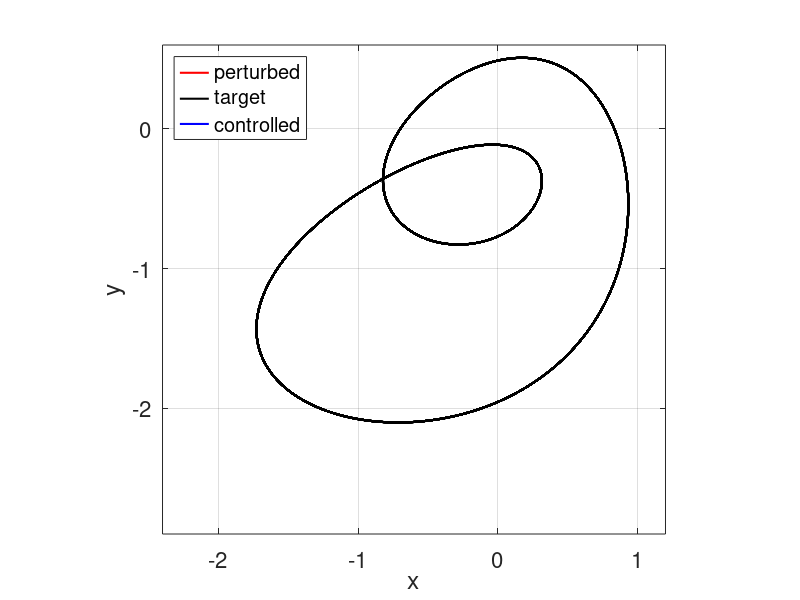

Here is the MATLAB script that generated this plot:
%% Parameters

% Model
a_training = 0.340;
%a_pert = 0.360;
%a_pert = 0.385;
%a_pert = 0.401;
a_pert = 0.4022;
%a_pert = 0.405;
%a_pert = 0.420;
%%a_pert = 0.480;

% Time vector
T0 = 1000;
T = 500;
dt = 0.02;                  
t = 0 : dt : T;
nt = numel(t);

tau = 1;
alpha = 10;

% Noise for training
epsilon = 0*1e-5;
noise_x = randn(1,nt);
noise_y = randn(1,nt);
noise_z = randn(1,nt);

% training forcing functions
Ax = 0.1;
Ay = 0.1;
Az = 0.1;
f_x_training = Ax*cos((0.1+0.1*rand())*t);
f_y_training = Ay*sin((0.1+0.1*rand())*t);
f_z_training = Az*cos((0.1+0.1*rand())*t);

% Vector Field
Vx = @(xf,yf,zf,af) yf + zf;
Vy = @(xf,yf,zf,af) -xf + af*yf;
Vz = @(xf,yf,zf,af) xf.^2 - zf;

%% Transient

% Initial condition
x0 = 1.0*rand() - 0.5;
y0 = 1.0*rand() - 0.5;
z0 = 1.0*rand() - 0.5;

nt0 = T0/dt;

for i = 1 : nt0
    fx = Vx(x0,y0,z0,a_training);
    fy = Vy(x0,y0,z0,a_training);
    fz = Vz(x0,y0,z0,a_training);

    xp = x0 + dt*fx;
    yp = y0 + dt*fy;
    zp = z0 + dt*fz;

    gx = Vx(xp,yp,zp,a_training);
    gy = Vy(xp,yp,zp,a_training);
    gz = Vz(xp,yp,zp,a_training);

    x0 = x0 + (dt/2)*(fx + gx);
    y0 = y0 + (dt/2)*(fy + gy);
    z0 = z0 + (dt/2)*(fz + gz);
end

%% Initialize solution vector

x_target = zeros(1, nt);
y_target = zeros(1, nt);
z_target = zeros(1, nt);

x_training = zeros(1, nt);
y_training = zeros(1, nt);
z_training = zeros(1, nt);

x_unknown = zeros(1, nt);
y_unknown = zeros(1, nt);
z_unknown = zeros(1, nt);

x_control = zeros(1, nt);
y_control = zeros(1, nt);
z_control = zeros(1, nt);

%% Target Dynamics

x_target(1) = x0;
y_target(1) = y0;
z_target(1) = z0;

for i = 1:nt-1
    fx = Vx(x_target(i),y_target(i),z_target(i),a_training);
    fy = Vy(x_target(i),y_target(i),z_target(i),a_training);
    fz = Vz(x_target(i),y_target(i),z_target(i),a_training);

    xp = x_target(i) + dt*fx;
    yp = y_target(i) + dt*fy;
    zp = z_target(i) + dt*fz;

    gx = Vx(xp,yp,zp,a_training);
    gy = Vy(xp,yp,zp,a_training);
    gz = Vz(xp,yp,zp,a_training);

    x_target(i+1) = x_target(i) + (dt/2)*(fx + gx);
    y_target(i+1) = y_target(i) + (dt/2)*(fy + gy);
    z_target(i+1) = z_target(i) + (dt/2)*(fz + gz);
end

%% Reservoir Computing Parameters

% Size of the Reservoir
N = 200;

% Dimension of input
D = 3; % (Just I(t), so D = 1)

% Mean degree of the reservoir
km = 6;

% Spectral radius of the reservoir
a_param = 0.95;

% Input parameter
b = 0.01;

% Ridge Regression Parameter
lambda = 1e-8;

% Generate random matrices Adjacency matrix for Reservoir
A = zeros(N, N);
M = N * km;
for i = 1:M
    row = randi(N);
    col = randi(N);
    while A(row, col) == 1 || row == col
        row = randi(N);
        col = randi(N);
    end
    A(row,col) = 2*rand() - 1;
end
A = A/abs(eigs(A,1));

% Input matrix
B = 2 * rand(N,D) - 1;

%% Reservoir states

r_training = zeros(N,nt);
r_training(:,1) = 2.0*rand(N,1)-1;
r_unknown = zeros(N,nt);
r_control = zeros(N,nt);

%% Train Reservoir

x_training(1) = x_target(end);
y_training(1) = y_target(end);
z_training(1) = z_target(end);

for i = 1:nt-1
    fx = Vx(x_training(i),y_training(i),z_training(i),a_training) + f_x_training(i);
    fy = Vy(x_training(i),y_training(i),z_training(i),a_training) + f_y_training(i);
    fz = Vz(x_training(i),y_training(i),z_training(i),a_training) + f_z_training(i);

    xp = x_training(i) + dt*fx;
    yp = y_training(i) + dt*fy;
    zp = z_training(i) + dt*fz;

    gx = Vx(xp,yp,zp,a_training) + f_x_training(i+1);
    gy = Vy(xp,yp,zp,a_training) + f_y_training(i+1);
    gz = Vz(xp,yp,zp,a_training) + f_z_training(i+1);

    x_training(i+1) = x_training(i) + (dt/2)*(fx + gx);
    y_training(i+1) = y_training(i) + (dt/2)*(fy + gy);
    z_training(i+1) = z_training(i) + (dt/2)*(fz + gz);

    % Step reservoir
    r_training(:,i+1) = tanh(a_param*A*r_training(:,i) + b*B*[x_training(i);y_training(i);z_training(i)] + 1);
end

%% Find output with redge regression

Wout = [f_x_training;f_y_training;f_z_training]*(r_training')*inv(r_training*(r_training') + lambda*eye(N,N));
Forcing_training_recovered = Wout*r_training;

f_x_training_recovered = Forcing_training_recovered(1,:);
f_y_training_recovered = Forcing_training_recovered(2,:);
f_z_training_recovered = Forcing_training_recovered(3,:);

%% Another Transient

x0 = x_training(end);
y0 = y_training(end);
z0 = z_training(end);

rp = r_training(:,end);

nt0 = T0/dt;

for i = 1 : nt0
    fx = Vx(x0,y0,z0,a_pert);
    fy = Vy(x0,y0,z0,a_pert);
    fz = Vz(x0,y0,z0,a_pert);

    xp = x0 + dt*fx;
    yp = y0 + dt*fy;
    zp = z0 + dt*fz;

    gx = Vx(xp,yp,zp,a_pert);
    gy = Vy(xp,yp,zp,a_pert);
    gz = Vz(xp,yp,zp,a_pert);

    rp = tanh(a_param*A*rp + b*B*[x0;y0;z0] + 1);

    x0 = x0 + (dt/2)*(fx + gx);
    y0 = y0 + (dt/2)*(fy + gy);
    z0 = z0 + (dt/2)*(fz + gz);
end

%% Recovery Phase

r_unknown(:,1) = rp;
x_unknown(1) = x0;
y_unknown(1) = y0;
z_unknown(1) = z0;

up = Wout*rp;
vp = up;

for i = 1:nt-1
    fx = Vx(x_unknown(i),y_unknown(i),z_unknown(i),a_pert);
    fy = Vy(x_unknown(i),y_unknown(i),z_unknown(i),a_pert);
    fz = Vz(x_unknown(i),y_unknown(i),z_unknown(i),a_pert);

    xp = x_unknown(i) + dt*fx;
    yp = y_unknown(i) + dt*fy;
    zp = z_unknown(i) + dt*fz;

    gx = Vx(xp,yp,zp,a_pert);
    gy = Vy(xp,yp,zp,a_pert);
    gz = Vz(xp,yp,zp,a_pert);

    x_unknown(i+1) = x_unknown(i) + (dt/2)*(fx + gx);
    y_unknown(i+1) = y_unknown(i) + (dt/2)*(fy + gy);
    z_unknown(i+1) = z_unknown(i) + (dt/2)*(fz + gz);

    up = Wout*r_unknown(:,i);
    vp = vp + (dt/tau)*(up - vp);

    % Step reservoir
    r_unknown(:,i+1) = tanh(a_param*A*r_unknown(:,i) + b*B*[x_unknown(i);y_unknown(i);z_unknown(i)] + 1);
end

%% Find output with redge regression

Forcing_unknown_recovered = Wout*r_unknown;

f_x_unknown_recovered = Forcing_unknown_recovered(1,:);
f_y_unknown_recovered = Forcing_unknown_recovered(2,:);
f_z_unknown_recovered = Forcing_unknown_recovered(3,:);

%% Control Phase

r_control(:,1) = r_unknown(:,end);
x_control(1) = x_unknown(end);
y_control(1) = y_unknown(end);
z_control(1) = z_unknown(end);

u = zeros(D,nt);
v = zeros(D,nt);

% u(:,1) = Wout*r_unknown(:,end);
% v(:,1) = u(:,1);
u(:,1) = up;
v(:,1) = vp;

for i = 1:nt-1
    u(:,i+1) = Wout*r_control(:,i);
    v(:,i+1) = v(:,i) + (dt/tau)*(u(:,i) - v(:,i));

    fx = Vx(x_control(i),y_control(i),z_control(i),a_pert) - alpha*v(1,i);
    fy = Vy(x_control(i),y_control(i),z_control(i),a_pert) - alpha*v(2,i);
    fz = Vz(x_control(i),y_control(i),z_control(i),a_pert) - alpha*v(3,i);

    xp = x_control(i) + dt*fx;
    yp = y_control(i) + dt*fy;
    zp = z_control(i) + dt*fz;

    gx = Vx(xp,yp,zp,a_pert) - alpha*v(1,i);
    gy = Vy(xp,yp,zp,a_pert) - alpha*v(2,i);
    gz = Vz(xp,yp,zp,a_pert) - alpha*v(3,i);

    x_control(i+1) = x_control(i) + (dt/2)*(fx + gx);
    y_control(i+1) = y_control(i) + (dt/2)*(fy + gy);
    z_control(i+1) = z_control(i) + (dt/2)*(fz + gz);

    % Step reservoir
    r_control(:,i+1) = tanh(a_param*A*r_control(:,i) + b*B*[x_control(i);y_control(i);z_control(i)] + 1);
end

%% Plotting

% figure; hold on;
% plot(t,f_x_training, 'b-', 'LineWidth', 1.5);
% plot(t,f_y_training, 'r-', 'LineWidth', 1.5);
% plot(t,f_z_training, 'g-', 'LineWidth', 1.5,'Color',[0 0.5 0]);
% plot(t,f_x_training_recovered, 'k--', 'LineWidth', 1.5);
% plot(t,f_y_training_recovered, 'k--', 'LineWidth', 1.5);
% plot(t,f_z_training_recovered, 'k--', 'LineWidth', 1.5);
% hold off;
% grid on;
% box on;
% %axis square;
% %xlim([0 T]);
% %ylim([0 4.5]);
% %legend(['\beta = ',num2str(beta(j)),', ER'],'FontSize',14,'FontName','Helvetica','Location','NorthWest');
% xlabel('time, t','FontSize',16,'FontName','Helvetica');
% ylabel('forcing','FontSize',16,'FontName','Helvetica');
% set(gca,'FontSize',16,'FontName','Helvetica');
% %set(gca,'XTick',[0 0.2 0.4 0.6 0.8 1]);
% %set(gca,'YTick',[]);
% %set(gca,'XTickLabel',{'';'';''});
% %set(gca,'YTickLabel',{'-\pi';'';'0';'';'\pi';'3\pi/2';'2\pi'});
% %set(gca,'TickLength',[0.025 0.025]);
% 
% figure; hold on;
% plot(t,f_x_unknown_recovered, 'b-', 'LineWidth', 1.5);
% plot(t,f_y_unknown_recovered, 'r-', 'LineWidth', 1.5);
% plot(t,f_z_unknown_recovered, 'g-', 'LineWidth', 1.5,'Color',[0 0.5 0]);
% hold off;
% grid on;
% box on;
% %axis square;
% %xlim([0 T]);
% %ylim([0 4.5]);
% %legend(['\beta = ',num2str(beta(j)),', ER'],'FontSize',14,'FontName','Helvetica','Location','NorthWest');
% xlabel('time, t','FontSize',16,'FontName','Helvetica');
% ylabel('forcing','FontSize',16,'FontName','Helvetica');
% set(gca,'FontSize',16,'FontName','Helvetica');
% %set(gca,'XTick',[0 0.2 0.4 0.6 0.8 1]);
% %set(gca,'YTick',[]);
% %set(gca,'XTickLabel',{'';'';''});
% %set(gca,'YTickLabel',{'-\pi';'';'0';'';'\pi';'3\pi/2';'2\pi'});
% %set(gca,'TickLength',[0.025 0.025]);

% figure; hold on;
% plot3(x_unknown(ceil(nt/2):end),y_unknown(ceil(nt/2):end),z_unknown(ceil(nt/2):end), 'r-', 'LineWidth', 1.5);
% plot3(x_target(ceil(nt/2):end),y_target(ceil(nt/2):end),z_target(ceil(nt/2):end), 'k-', 'LineWidth', 1.5);
% plot3(x_control(ceil(nt/2):end),y_control(ceil(nt/2):end),z_control(ceil(nt/2):end), 'b-', 'LineWidth', 1.5);
% hold off;
% grid on;
% box on;
% %axis square;
% %xlim([0 T]);
% %ylim([0 4.5]);
% %legend(['\beta = ',num2str(beta(j)),', ER'],'FontSize',14,'FontName','Helvetica','Location','NorthWest');
% xlabel('x','FontSize',16,'FontName','Helvetica');
% ylabel('y','FontSize',16,'FontName','Helvetica');
% zlabel('z','FontSize',16,'FontName','Helvetica');
% set(gca,'FontSize',16,'FontName','Helvetica');
% %set(gca,'XTick',[0 0.2 0.4 0.6 0.8 1]);
% %set(gca,'YTick',[]);
% %set(gca,'XTickLabel',{'';'';''});
% %set(gca,'YTickLabel',{'-\pi';'';'0';'';'\pi';'3\pi/2';'2\pi'});
% %set(gca,'TickLength',[0.025 0.025]);

figure; hold on;
plot(x_unknown(ceil(nt/2):end),y_unknown(ceil(nt/2):end), 'r-', 'LineWidth', 1.5);
plot(x_target(ceil(nt/2):end),y_target(ceil(nt/2):end), 'k-', 'LineWidth', 1.5);
plot(x_control(ceil(nt/2):end),y_control(ceil(nt/2):end), 'b-', 'LineWidth', 1.5);
% plot(x_unknown,y_unknown, 'r-', 'LineWidth', 1.5);
% plot(x_target,y_target, 'k-', 'LineWidth', 1.5);
% plot(x_control,y_control, 'b-', 'LineWidth', 1.5);
hold off;
grid on;
box on;
axis equal;
xlim([-2.4 1.2]);
ylim([-2.9 0.6]);
legend('perturbed','target','controlled','FontSize',14,'FontName','Helvetica','Location','NorthWest');
xlabel('x','FontSize',16,'FontName','Helvetica');
ylabel('y','FontSize',16,'FontName','Helvetica');
set(gca,'FontSize',16,'FontName','Helvetica');
set(gca,'XTick',[-3 -2 -1 0 1]);
set(gca,'YTick',[-3 -2 -1 0]);
%set(gca,'XTickLabel',{'';'';''});
%set(gca,'YTickLabel',{'-\pi';'';'0';'';'\pi';'3\pi/2';'2\pi'});
%set(gca,'TickLength',[0.025 0.025]);